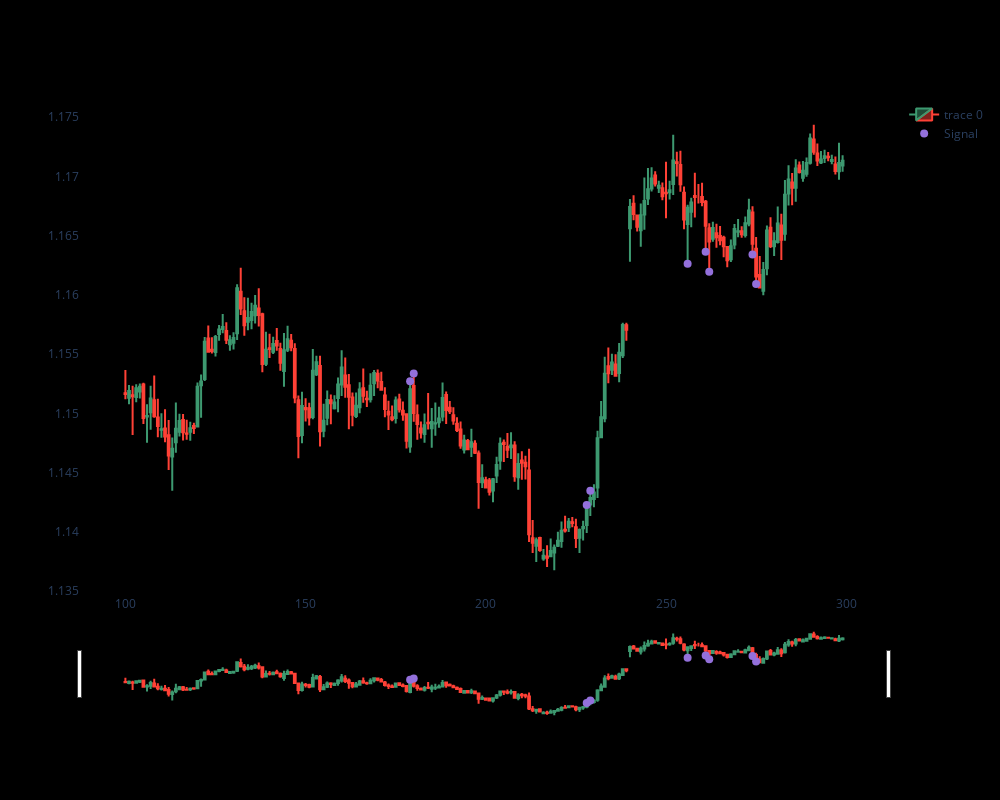

Notebook code cell kept with this figure:
### Code cell
dfpl = df[100:300]
import plotly.graph_objects as go

fig = go.Figure(data=[go.Candlestick(x=dfpl.index,
                open=dfpl['open'],
                high=dfpl['high'],
                low=dfpl['low'],
                close=dfpl['close'])])

fig.update_layout(
    autosize=False,
    width=1000,
    height=800,
    paper_bgcolor='black',
    plot_bgcolor='black')
fig.update_xaxes(gridcolor='black')
fig.update_yaxes(gridcolor='black')
fig.add_scatter(x=dfpl.index, y=dfpl['pointpos'], mode="markers",
                marker=dict(size=8, color="MediumPurple"),
                name="Signal")
fig.show()

### Figure 1 — Plotly figure (JSON) as saved in the notebook; plotly's stock layout.template omitted (floating-point values rounded to 4 significant figures; data arrays with more than 128 entries replaced by an {"elided": "..."} marker saying what was removed)
{"data": [{"close": {"elided": "200 float values"}, "high": {"elided": "200 float values"}, "low": {"elided": "200 float values"}, "open": {"elided": "200 float values"}, "type": "candlestick", "x": {"elided": "200 int values"}}, {"marker": {"color": "MediumPurple", "size": 8}, "mode": "markers", "name": "Signal", "type": "scatter", "x": {"elided": "200 int values"}, "y": {"elided": "200 float values"}}], "layout": {"autosize": false, "height": 800, "paper_bgcolor": "black", "plot_bgcolor": "black", "width": 1000, "xaxis": {"gridcolor": "black"}, "yaxis": {"gridcolor": "black"}}}
